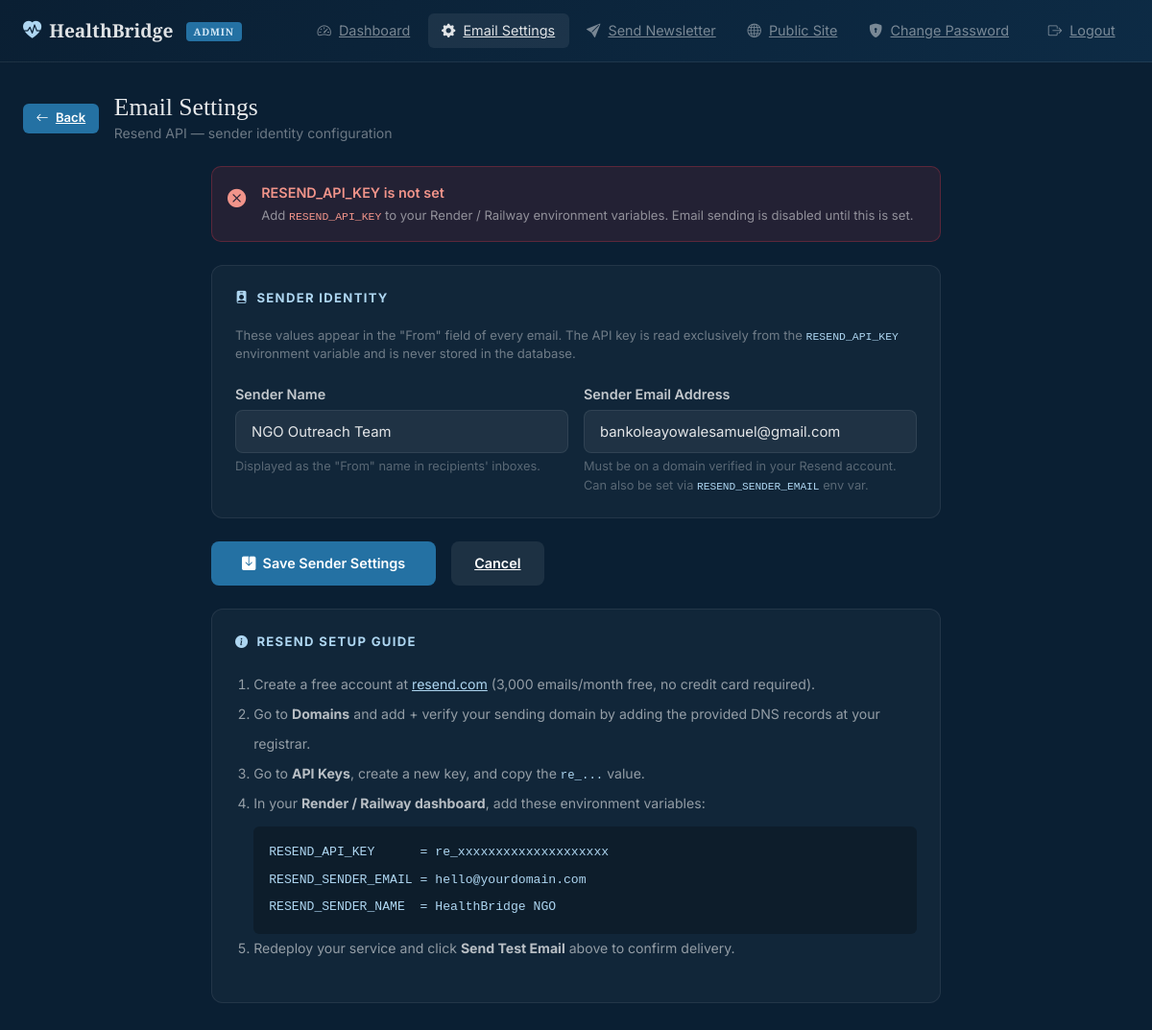
The app's page /admin/email-settings (signed in), older data.
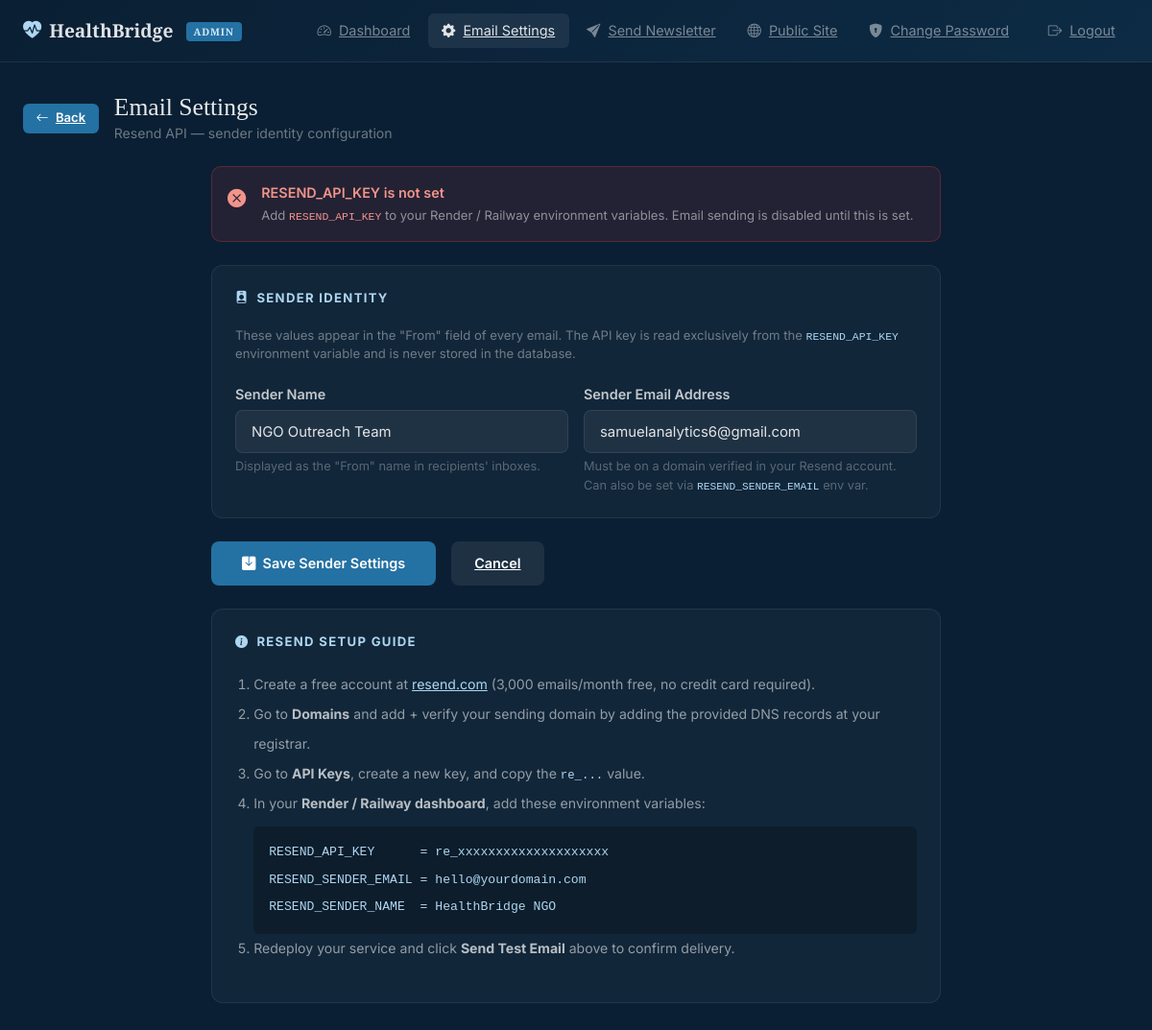
The same page, newer data.
### models.py (models this page shows, shortened)
class EmailSettings(db.Model):
    __tablename__ = 'email_settings'
    id = db.Column(db.Integer, primary_key=True)
    sender_email = db.Column(db.String(120), nullable=True)
    sender_name = db.Column(db.String(120), nullable=True)
    smtp_host = db.Column(db.String(120), nullable=True)
    smtp_port = db.Column(db.Integer, nullable=True, default=587)
    smtp_password_enc = db.Column(db.Text, nullable=True)  # base64-encoded, masked in UI
    mail_service = db.Column(db.String(20), default='smtp')  # smtp | brevo | mailchimp
    api_key_enc = db.Column(db.Text, nullable=True)
    updated_at = db.Column(db.DateTime, default=datetime.utcnow, onupdate=datetime.utcnow)

### app.py (the view, shortened to what this page needs)
@app.route('/admin/email-settings', methods=['GET', 'POST'])
@login_required
def admin_email_settings():
    settings = EmailSettings.query.first()
    if not settings:
        settings = EmailSettings()
        db.session.add(settings)
        db.session.commit()
    resend_key_set = bool(os.environ.get('RESEND_API_KEY', ''))
    return render_template('admin_email_settings.html',
                           settings=settings,
                           resend_key_set=resend_key_set)

### app.py (called while the page is built)
@login_manager.user_loader
def load_user(user_id):
    return AdminUser.query.get(int(user_id))

### templates/admin_email_settings.html (shortened to what this page needs)
{% extends "admin_base.html" %}
{% block content %}
<div class="d-flex align-items-center gap-3 mb-4">
  <a href="{{ url_for('admin_dashboard') }}" class="btn-adm btn-adm-sm"><i class="bi bi-arrow-left"></i> Back</a>
  <div>
    <h1 style="color:rgba(255,255,255,.9);font-family:'Merriweather',serif;font-size:1.6rem;margin:0;">Email Settings</h1>
    <p style="color:rgba(255,255,255,.4);font-size:.88rem;margin:0;">Resend API — sender identity configuration</p>
  </div>
</div>
<div class="row justify-content-center">
  <div class="col-lg-8">
    {% if resend_key_set %}
    <div class="mb-4 p-3 d-flex align-items-center gap-3"
         style="background:rgba(46,160,67,.12);border:1px solid rgba(46,160,67,.25);border-radius:10px;">
      <i class="bi bi-check-circle-fill" style="color:#90ee90;font-size:1.2rem;flex-shrink:0;"></i>
      <div>
        <div style="color:#90ee90;font-weight:600;font-size:.9rem;">RESEND_API_KEY is set</div>
        <div style="color:rgba(255,255,255,.5);font-size:.82rem;">
          API key loaded from environment variable. Email delivery is active.
        </div>
      </div>
    </div>
    {% else %}
    <div class="mb-4 p-3 d-flex align-items-start gap-3"
         style="background:rgba(220,53,69,.12);border:1px solid rgba(220,53,69,.3);border-radius:10px;">
      <i class="bi bi-x-circle-fill" style="color:#f1948a;font-size:1.2rem;flex-shrink:0;margin-top:2px;"></i>
      <div>
        <div style="color:#f1948a;font-weight:600;font-size:.9rem;">RESEND_API_KEY is not set</div>
        <div style="color:rgba(255,255,255,.5);font-size:.82rem;margin-top:.2rem;">
          Add <code style="color:#f1948a;">RESEND_API_KEY</code> to your Render / Railway environment
          variables. Email sending is disabled until this is set.
        </div>
      </div>
    </div>
    {% endif %}
    <form method="POST" action="{{ url_for('admin_email_settings') }}" class="admin-form-section">
      <div class="admin-settings-group">
        <div class="group-title"><i class="bi bi-person-badge-fill"></i> Sender Identity</div>
        <p style="color:rgba(255,255,255,.4);font-size:.82rem;margin-bottom:1.2rem;">
          These values appear in the "From" field of every email. The API key is read
          exclusively from the <code style="color:#aed6f1;">RESEND_API_KEY</code> environment
          variable and is never stored in the database.
        </p>
        <div class="row g-3">
          <div class="col-sm-6">
            <label class="form-label">Sender Name</label>
            <input type="text" name="sender_name" class="form-control"
                   value="{{ settings.sender_name or '' }}"
                   placeholder="e.g. HealthBridge Outreach Team"/>
            <div class="form-text" style="color:rgba(255,255,255,.3);font-size:.8rem;">
              Displayed as the "From" name in recipients' inboxes.
            </div>
          </div>
          <div class="col-sm-6">
            <label class="form-label">Sender Email Address</label>
            <input type="email" name="sender_email" class="form-control"
                   value="{{ settings.sender_email or '' }}"
                   placeholder="hello@yourdomain.com"/>
            <div class="form-text" style="color:rgba(255,255,255,.3);font-size:.8rem;">
              Must be on a domain verified in your Resend account.
              Can also be set via <code style="color:#aed6f1;">RESEND_SENDER_EMAIL</code> env var.
            </div>
          </div>
        </div>
      </div>
      <div class="d-flex gap-3 mb-4">
        <button type="submit" class="btn-adm" style="padding:.75rem 2rem;">
          <i class="bi bi-save-fill"></i> Save Sender Settings
        </button>
        <a href="{{ url_for('admin_dashboard') }}" class="btn-adm"
           style="background:rgba(255,255,255,.08);padding:.75rem 1.5rem;">
          Cancel
        </a>
      </div>
    </form>
    <div class="admin-settings-group">
      <div class="group-title"><i class="bi bi-info-circle-fill"></i> Resend Setup Guide</div>
      <ol style="color:rgba(255,255,255,.55);font-size:.88rem;line-height:2.2;padding-left:1.2rem;">
        <li>Create a free account at
            <a href="https://resend.com" target="_blank" style="color:#aed6f1;">resend.com</a>
            (3,000 emails/month free, no credit card required).</li>
        <li>Go to <strong style="color:rgba(255,255,255,.7);">Domains</strong> and add + verify your
            sending domain by adding the provided DNS records at your registrar.</li>
        <li>Go to <strong style="color:rgba(255,255,255,.7);">API Keys</strong>, create a new key,
            and copy the <code style="color:#aed6f1;">re_...</code> value.</li>
        <li>In your <strong style="color:rgba(255,255,255,.7);">Render / Railway dashboard</strong>,
            add these environment variables:
          <div style="background:rgba(0,0,0,.25);border-radius:6px;padding:.8rem 1rem;margin-top:.5rem;">
            <code style="color:#aed6f1;font-size:.82rem;display:block;line-height:2.2;">
              RESEND_API_KEY&nbsp;&nbsp;&nbsp;&nbsp;&nbsp;&nbsp;=&nbsp;re_xxxxxxxxxxxxxxxxxxxx<br>
              RESEND_SENDER_EMAIL&nbsp;=&nbsp;hello@yourdomain.com<br>
              RESEND_SENDER_NAME&nbsp;&nbsp;=&nbsp;HealthBridge NGO
            </code>
          </div>
        </li>
        <li>Redeploy your service and click <strong style="color:rgba(255,255,255,.7);">Send Test Email</strong>
            above to confirm delivery.</li>
      </ol>
    </div>
  </div>
</div>
{% endblock %}

### templates/admin_base.html (shortened to what this page needs)
<!DOCTYPE html>
<html lang="en">
<head>
  <link href="https://cdn.jsdelivr.net/npm/bootstrap@5.3.3/dist/css/bootstrap.min.css" rel="stylesheet"/>
  <link href="https://cdn.jsdelivr.net/npm/bootstrap-icons@1.11.3/font/bootstrap-icons.min.css" rel="stylesheet"/>
  <link rel="stylesheet" href="{{ url_for('static', filename='css/admin.css') }}"/>
</head>
<body class="admin-body">
<nav class="navbar navbar-expand-lg admin-navbar">
  <div class="container-fluid px-4">
    <a class="navbar-brand" href="{{ url_for('admin_dashboard') }}">
      <i class="bi bi-heart-pulse-fill me-2" style="color:#aed6f1"></i>HealthBridge
      <span class="badge-admin">ADMIN</span>
    </a>
    <div class="collapse navbar-collapse" id="adminNav">
      <ul class="navbar-nav ms-auto align-items-lg-center gap-1">
        <li class="nav-item">
          <a class="admin-nav-link {% if request.endpoint=='admin_dashboard' %}active{% endif %}" href="{{ url_for('admin_dashboard') }}">
            <i class="bi bi-speedometer2"></i> Dashboard
          </a>
        </li>
        <li class="nav-item">
          <a class="admin-nav-link {% if request.endpoint=='admin_email_settings' %}active{% endif %}" href="{{ url_for('admin_email_settings') }}">
            <i class="bi bi-gear-fill"></i> Email Settings
          </a>
        </li>
        <li class="nav-item">
          <a class="admin-nav-link {% if request.endpoint=='admin_send_newsletter' %}active{% endif %}" href="{{ url_for('admin_send_newsletter') }}">
            <i class="bi bi-send-fill"></i> Send Newsletter
          </a>
        </li>
        <li class="nav-item">
          <a class="admin-nav-link" href="{{ url_for('index') }}" target="_blank">
            <i class="bi bi-globe"></i> Public Site
          </a>
        </li>
        <li class="nav-item">
          <a class="admin-nav-link {% if request.endpoint=='admin_change_password' %}active{% endif %}" href="{{ url_for('admin_change_password') }}">
            <i class="bi bi-shield-lock-fill"></i> Change Password
          </a>
        </li>
        <li class="nav-item ms-lg-2">
          <a class="admin-nav-link logout-link" href="{{ url_for('admin_logout') }}">
            <i class="bi bi-box-arrow-right"></i> Logout
          </a>
        </li>
      </ul>
    </div>
  </div>
</nav>
<div class="admin-wrapper">
  <div class="container-fluid px-4">
    {% block content %}{% endblock %}
  </div>
</div>
</body>
</html>

### static/css/admin.css (style rules this page uses)
:root { --adm-bg: #0a1f33; --adm-sidebar: #0d2b45; --adm-card: #112d47; --adm-border: rgba(255,255,255,.08); --adm-text: rgba(255,255,255,.87); --adm-muted: rgba(255,255,255,.45); --adm-accent: #2471a3; --adm-accent2: #1a5276; --sky-100: #d6eaf8; --sky-200: #aed6f1; }
body.admin-body { background: var(--adm-bg); color: var(--adm-text); font-family: 'Inter', 'Segoe UI', system-ui, sans-serif; min-height: 100vh; }
.admin-navbar { background: linear-gradient(135deg, var(--adm-bg) 0%, var(--adm-sidebar) 100%); border-bottom: 1px solid var(--adm-border); padding: .8rem 0; position: sticky; top: 0; z-index: 1040; }
.admin-navbar .navbar-brand { color: var(--adm-text) !important; font-family: 'Merriweather', Georgia, serif; font-size: 1.2rem; font-weight: 700; }
.admin-navbar .navbar-brand .badge-admin { background: var(--adm-accent); color: var(--sky-100); font-size: .65rem; font-weight: 700; letter-spacing: .08em; text-transform: uppercase; padding: .2rem .5rem; border-radius: 4px; margin-left: .5rem; vertical-align: middle; }
.admin-nav-link { color: var(--adm-muted) !important; font-size: .9rem; padding: .45rem .9rem !important; border-radius: 6px; transition: background .2s, color .2s; display: flex; align-items: center; gap: .5rem; }
.admin-nav-link:hover, .admin-nav-link.active { color: var(--adm-text) !important; background: rgba(255,255,255,.07); }
.admin-wrapper { padding: 2rem 0 4rem; }
.admin-form-section .form-label { color: rgba(255,255,255,.75); font-size: .9rem; font-weight: 600; margin-bottom: .35rem; }
.admin-form-section .form-control, .admin-form-section .form-select { background: rgba(255,255,255,.06); border: 1px solid var(--adm-border); border-radius: 8px; color: var(--adm-text); font-size: .93rem; padding: .65rem 1rem; transition: border-color .2s, background .2s; }
.admin-form-section .form-control::placeholder { color: var(--adm-muted); }
.admin-settings-group { background: rgba(255,255,255,.03); border: 1px solid var(--adm-border); border-radius: 12px; padding: 1.5rem; margin-bottom: 1.5rem; }
.admin-settings-group .group-title { color: var(--sky-200); font-size: .82rem; font-weight: 700; letter-spacing: .1em; text-transform: uppercase; margin-bottom: 1.2rem; display: flex; align-items: center; gap: .5rem; }
.btn-adm { background: var(--adm-accent); color: #fff; border: none; border-radius: 8px; padding: .6rem 1.4rem; font-size: .9rem; font-weight: 600; transition: background .2s, transform .2s; display: inline-flex; align-items: center; gap: .45rem; }
.btn-adm-sm { padding: .35rem .85rem; font-size: .82rem; border-radius: 6px; }

Row changes from the older to the newer data that the page shows:
changed EmailSettings "NGO Outreach Team": sender_email "bankoleayowalesamuel@gmail.com" → "samuelanalytics6@gmail.com"
